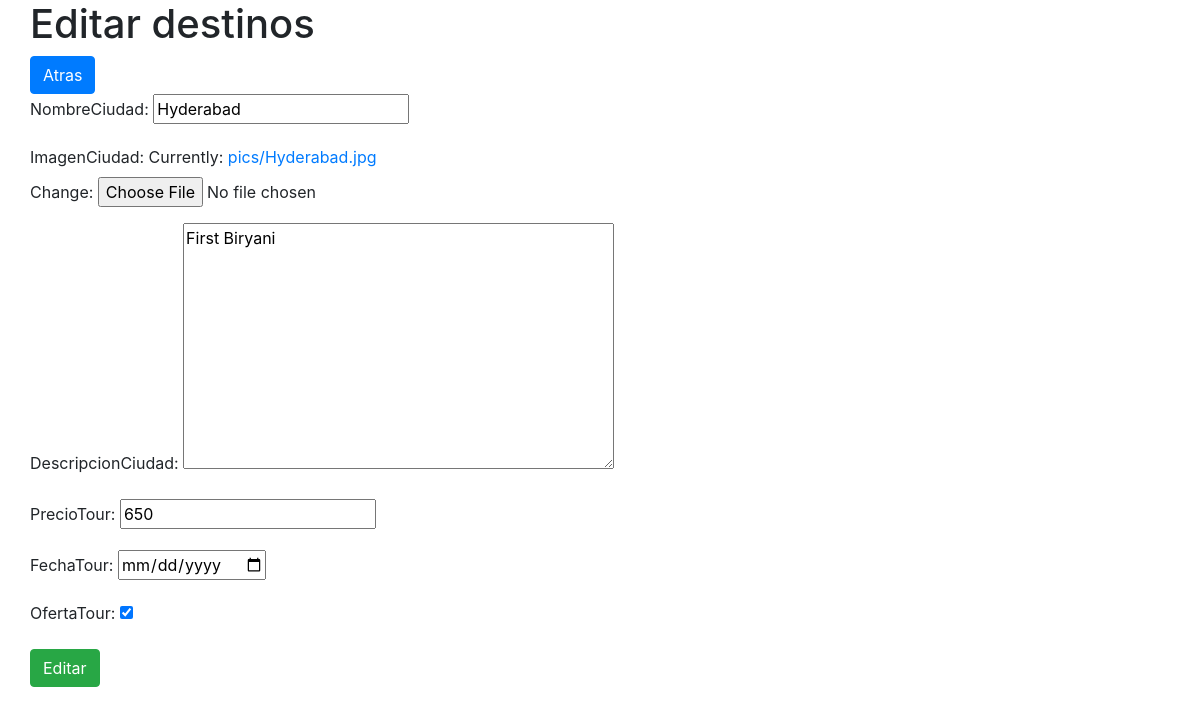
The app's page /travello/editar_destinos/2 (signed in), older data.
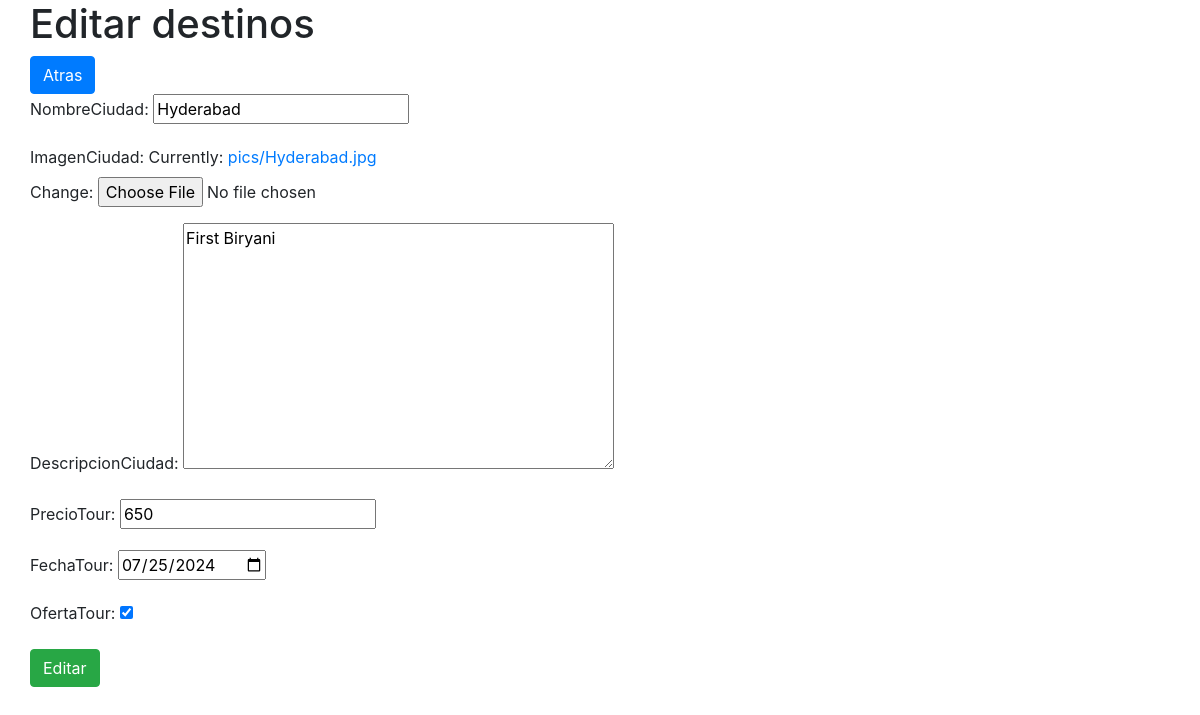
The same page, newer data.
### travello/models.py (models this page shows, shortened)
class DestinosTuristicos(models.Model):
    nombreCiudad = models.CharField(max_length=100)
    imagenCiudad = models.ImageField(upload_to='pics')
    descripcionCiudad = models.TextField()
    precioTour = models.IntegerField()
    ofertaTour = models.BooleanField(default=False)
    fechaTour = models.DateField(null=True, blank=True)

### travello/views.py (the view)
# urls.py: path('editar_destinos/<int:id_destino>', views.editar_destinos, name='editar_destinos'),
def editar_destinos(request, id_destino):
    if not request.user.is_authenticated or not request.user.is_superuser:
        return redirect('index')
    destino = DestinosTuristicos.objects.get(id=id_destino)
    if request.method == 'POST':
        form = DestinosTuristicosForm(request.POST, request.FILES, instance=destino)
        if form.is_valid():
            form.save()
            return redirect('lista_destinos')
    form = DestinosTuristicosForm(instance=destino)
    return render(request, 'editar_destinos.html', {'form':form})

### travello/forms.py
class DestinosTuristicosForm(forms.ModelForm):
    class Meta:
        model = DestinosTuristicos
        fields = ['nombreCiudad', 'imagenCiudad', 'descripcionCiudad', 'precioTour', 'fechaTour', 'ofertaTour']
        widgets = {
            'fechaTour': forms.DateInput(attrs={'type': 'date'}),
        }

### templates/editar_destinos.html (shortened to what this page needs)
{% extends 'base.html' %}
{% block content %}
    <h1>Editar destinos</h1>
    <a href="/travello/lista_destinos" class="btn btn-primary">Atras</a>
    <form action="" method="post" enctype="multipart/form-data">
        {{ form.as_p }}
        <input type="submit" value="Editar" class="btn btn-success">
    </form>
{% endblock %}

Row changes from the older to the newer data that the page shows:
changed DestinosTuristicos "Hyderabad": fechaTour (not shown) → "07/25/2024"
